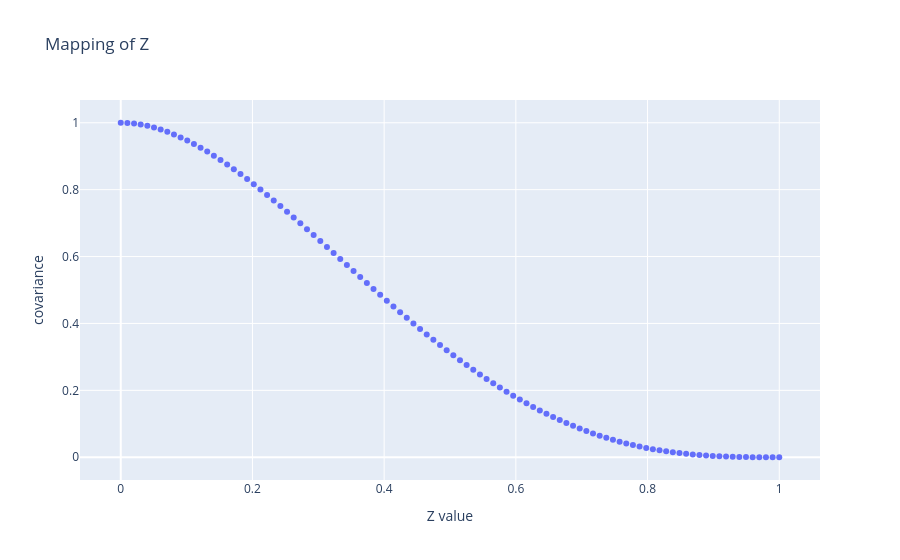

Notebook cell for this chart:
### Code cell
# Visualise mapping
Z = torch.tensor(np.linspace(0, 1, 100))
cov_matrix = torch.pow(1. - Z, exponent = 3) * ((3 * Z) + 1)

px.scatter(x = Z.numpy(), y = cov_matrix.numpy(), title = "Mapping of Z").update_layout(
    xaxis_title = "Z value", yaxis_title = "covariance")
